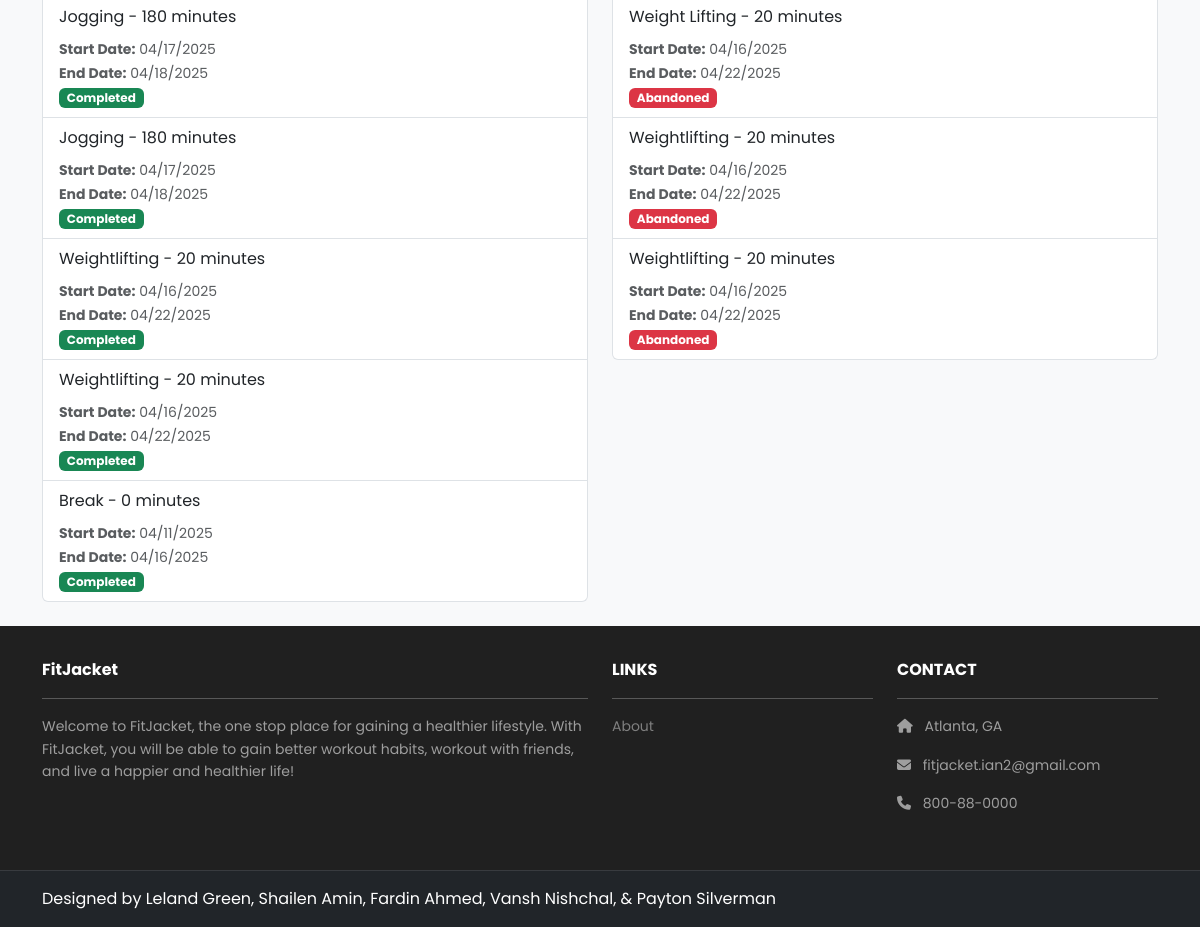
/dashboard/goal-history/ (signed in, lower part), run on an earlier commit of the app's database.
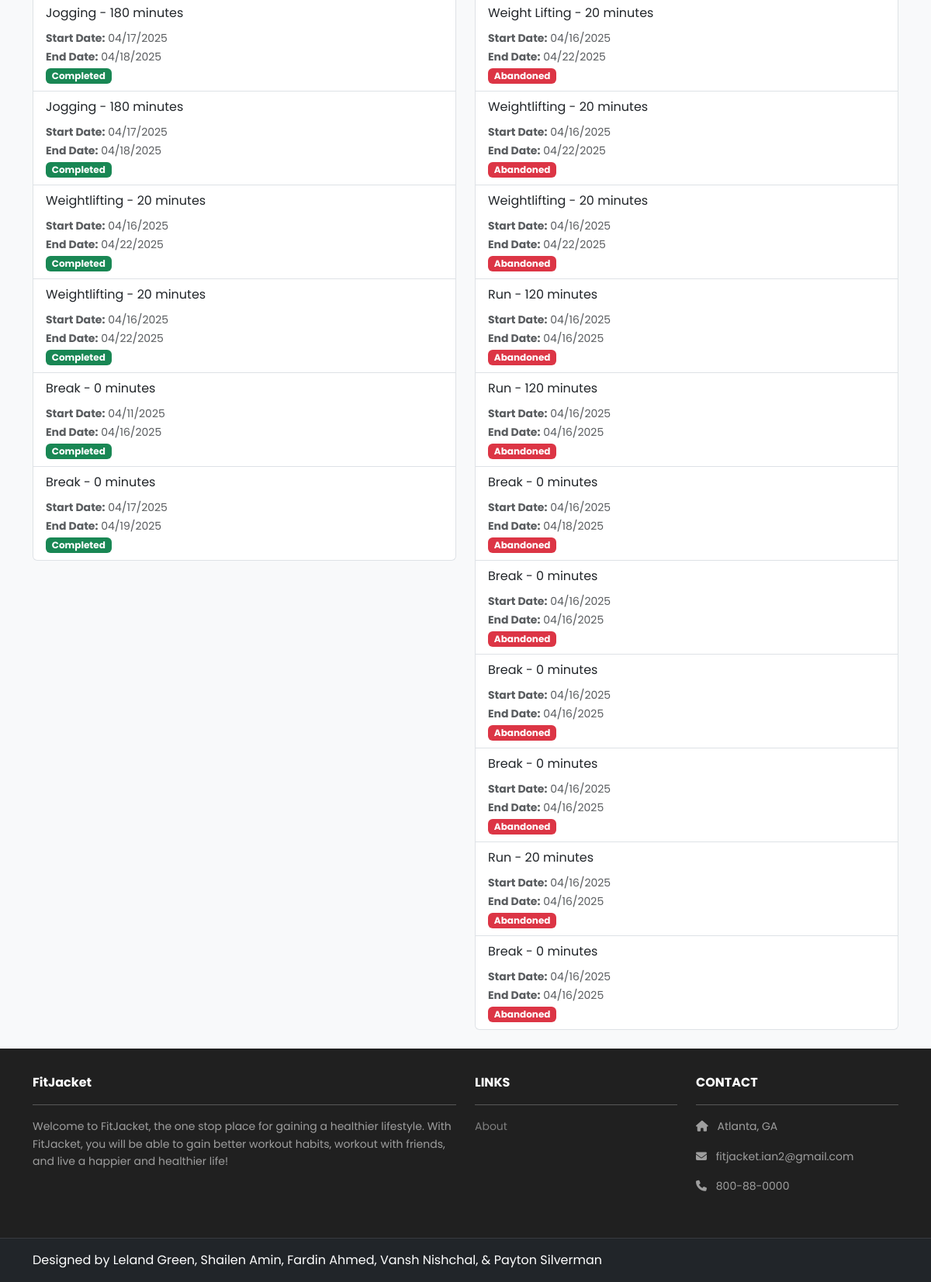
And on a later commit of the database.
### dashboard/models.py (models this page shows, shortened)
class Goal(models.Model):
    text = models.CharField(max_length=255)
    created_at = models.DateTimeField(auto_now_add=True)
    start_date = models.DateTimeField(null=True, blank=True, default=timezone.now)
    end_date = models.DateTimeField(null=True, blank=True, default=timezone.now)
    user = models.ForeignKey(User, on_delete=models.CASCADE, null=True)
    completed = models.BooleanField(default=False)
    abandoned = models.BooleanField(default=False)
    favorite = models.BooleanField(default=False)

### dashboard/views.py (the view)
# urls.py: path('goal-history/', views.goal_history, name='GoalHistory'),
@login_required
def goal_history(request):
    completed_goals = Goal.objects.filter(user=request.user, completed=True)
    abandoned_goals = Goal.objects.filter(user=request.user, abandoned=True)
    return render(request, 'dashboard/goal-history.html', {
        'completed_goals': completed_goals,
        'abandoned_goals': abandoned_goals,
    })

### accounts/context_processors.py (called while the page is built)
def admin_group(request):
    if request.user.is_authenticated:
        is_admin = request.user.groups.filter(name='admin').exists()
    else:
        is_admin = False
    return {'is_admin': is_admin}

### friends/context_processors.py (called while the page is built)
def user_groups(request):
    if request.user.is_authenticated:
        groups = WorkoutGroup.objects.filter(groupmember__user=request.user)
    else:
        groups = []
    return {'user_groups': groups}

### dashboard/templates/dashboard/goal-history.html (shortened to what this page needs)
{% extends 'base.html' %}
{% block content %}
<div class="container py-4">
  <div class="row g-4">
    <div class="col-md-6">
      {% if completed_goals %}
        <ul class="list-group">
          {% for goal in completed_goals %}
            <li class="list-group-item">{{ goal.text }}
              <div class="mt-2 text-muted">
                <small>
                  <strong>Start Date:</strong> {{ goal.start_date|date:"m/d/Y" }} <br>
                  <strong>End Date:</strong> {{ goal.end_date|date:"m/d/Y" }}
                </small>
              </div>
              <span class="badge bg-success">Completed</span></li>
          {% endfor %}
        </ul>
      {% else %}
        <p class="text-muted">No completed goals yet.</p>
      {% endif %}
    </div>
    <div class="col-md-6">
      {% if abandoned_goals %}
        <ul class="list-group">
          {% for goal in abandoned_goals %}
            <li class="list-group-item">{{ goal.text }}
              <div class="mt-2 text-muted">
                <small>
                  <strong>Start Date:</strong> {{ goal.start_date|date:"m/d/Y" }} <br>
                  <strong>End Date:</strong> {{ goal.end_date|date:"m/d/Y" }}
                </small>
              </div>
              <span class="badge bg-danger">Abandoned</span></li>
          {% endfor %}
        </ul>
      {% else %}
        <p class="text-muted">No abandoned goals yet.</p>
      {% endif %}
    </div>
  </div>
</div>
{% endblock %}

What changed in the data, as far as the page shows it:
added Goal: text "Break - 0 minutes", start_date "04/17/2025", end_date "04/19/2025"
added Goal: text "Run - 120 minutes", start_date "04/16/2025", end_date "04/16/2025"
added Goal: text "Run - 120 minutes", start_date "04/16/2025", end_date "04/16/2025"
added Goal: text "Break - 0 minutes", start_date "04/16/2025", end_date "04/18/2025"
added Goal: text "Break - 0 minutes", start_date "04/16/2025", end_date "04/16/2025"
added Goal: text "Break - 0 minutes", start_date "04/16/2025", end_date "04/16/2025"
added Goal: text "Break - 0 minutes", start_date "04/16/2025", end_date "04/16/2025"
added Goal: text "Run - 20 minutes", start_date "04/16/2025", end_date "04/16/2025"
added Goal: text "Break - 0 minutes", start_date "04/16/2025", end_date "04/16/2025"
